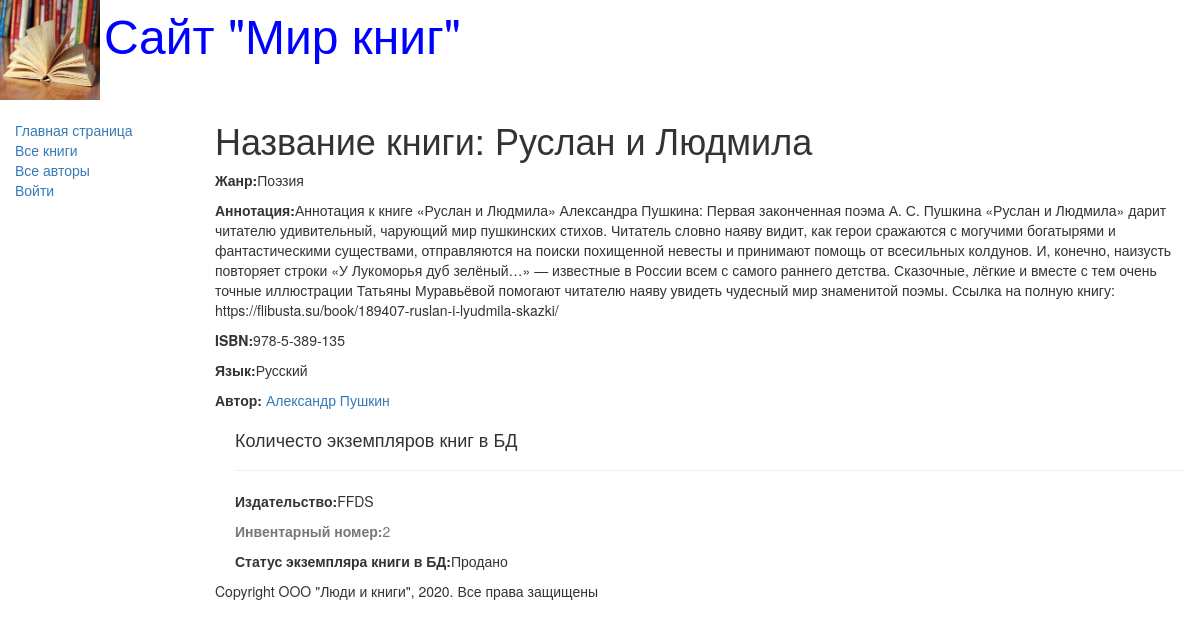
The app's page /catalog/books/2 with its own data.
### catalog/models.py (models this page shows, shortened)
class Book(models.Model):
    title = models.CharField(max_length=200,
                             help_text='Введите названия книги',
                             verbose_name='Название книги')
    genre = models.ForeignKey('Genre', on_delete=models.CASCADE,
                              help_text='Выберите жанр книги',
                              verbose_name='Жанр книги', null=True)
    language = models.ForeignKey('Language', on_delete=models.CASCADE,
                                 help_text='Выберите язык книги',
                                 verbose_name='Язык книги', null=True)
    author = models.ManyToManyField('Author',
                                    help_text='Выберите автора книги',
                                    verbose_name='Автор книги')
    summary = models.TextField(max_length=1000,
                               help_text='Введите краткое описание книги',
                               verbose_name='Аннотация книг')
    isbn = models.CharField(max_length=13,
                            help_text='Должно содержать 13 символов',
                            verbose_name='ISBN книги')
    def display_author(self):
        return ", ".join([author.last_name for author in self.author.all()])
    display_author.short_description = 'Авторы'

class Genre(models.Model):
    name = models.CharField(max_length=200,
                            help_text='Введите жанр книги',
                            verbose_name='Жанр книги')
    def __str__(self):
        return self.name

class Language(models.Model):
    name = models.CharField(max_length=20,
                            help_text='Введите язык книги',
                            verbose_name='Язык книги')
    def __str__(self):
        return self.name

class Author(models.Model):
    first_name = models.CharField(max_length=100,
                                  help_text="Введите имя автора",
                                  verbose_name="Имя автора")
    last_name = models.CharField(max_length=100,
                                 help_text="Введите фамилию автора",
                                 verbose_name="Фамилия автора")
    data_of_birth = models.DateField(help_text="Введите дату рождения",
                                     verbose_name='Дату рождения',
                                     null=True, blank=True)
    data_of_death = models.DateField(help_text='Введите дату смерти',
                                     verbose_name='Дата смерти',
                                     null=True, blank=True)

class BookInstance(models.Model):
    book = models.ForeignKey('Book', on_delete=models.CASCADE, null=True)
    inv_nom = models.CharField(max_length=20, null=True,
                               help_text='Введите инвентарный номер экземпляра',
                               verbose_name='Инвентарный номер')
    imprint = models.CharField(max_length=200,
                               help_text='Введите издательство в год выпуска',
                               verbose_name='Издательство')
    status = models.ForeignKey('Status', on_delete=models.CASCADE,
                               null=True, help_text='Изменить состояние экземпляра книги',
                               verbose_name='Статус экземпляра книги')
    due_back = models.DateField(null=True, blank=True,
                                help_text='Введите конец срока статуса',
                                verbose_name='Дата окончания статуса')

class Status(models.Model):
    name = models.CharField(max_length=20,
                            help_text='Введите статус экземпляра книги',
                            verbose_name='Статус экземпяра книги')
    def __str__(self):
        return self.name

### catalog/views.py (the view)
# urls.py: path('books/<int:id>', BookDetailView.as_view(), name='book-detail'),
class BookDetailView(APIView):
    renderer_classes = [TemplateHTMLRenderer]
    template_name = 'book_detail.html'
    def get(self, request, id):
        book = Book.objects.get(pk=id)
        return Response({'book': book})

### catalog/templates/book_detail.html (shortened to what this page needs)
{% extends "base_generic.html" %}
{% block content %}
    <h1>Название книги: {{ book.title }}</h1>
    <p><strong>Жанр:</strong>{{ book.genre }}</p>
    <p><strong>Аннотация:</strong>{{ book.summary }}</p>
    <p><strong>ISBN:</strong>{{ book.isbn }}</p>
    <p><strong>Язык:</strong>{{ book.language }}</p>
        {% for author in book.author.all %}
            <p><strong>Автор:</strong>
               <a href="">{{ author.first_name }}
                          {{ author.last_name}}</a></p>
        {% endfor %}
    <div style="margin-left:20px;margin-top:20px">
        <h4>Количесто экземпляров книг в БД</h4>
        {% for copy in book.bookinstance_set.all %}
            <hr>
            <p><strong>Издательство:</strong>{{ copy.imprint }}</p>
            <p class="text-muted"><strong>Инвентарный номер:</strong>{{ copy.id }}</p>
            <p><strong>Статус экземпляра книги в БД:</strong>{{ copy.status }}</p>
        {% endfor %}
    </div>
{% endblock %}

### records on screen
Book: title "Руслан и Людмила", genre "Поэзия", summary "Аннотация к книге «Руслан и Людмила» Александра Пушкина: Первая законченная поэма А. С. Пушкина «Руслан и Людмила» дарит читателю удивительный, чарующий мир пушкинских стихов. Читатель словно наяву видит, как герои сражаются с могучими богатырями и фантастическими существами, отправляются на поиски похищенной невесты и принимают помощь от всесильных колдунов. И, конечно, наизусть повторяет строки «У Лукоморья дуб зелёный…» — известные в России всем с самого раннего детства. Сказочные, лёгкие и вместе с тем очень точные иллюстрации Татьяны Муравьёвой помогают читателю наяву увидеть чудесный мир знаменитой поэмы. Ссылка на полную книгу: https://flibusta.su/book/189407-ruslan-i-lyudmila-skazki/", isbn "978-5-389-135", language "Русский"
Author: first_name "Александр", last_name "Пушкин"
BookInstance: imprint "FFDS", id "2", status "Продано"
